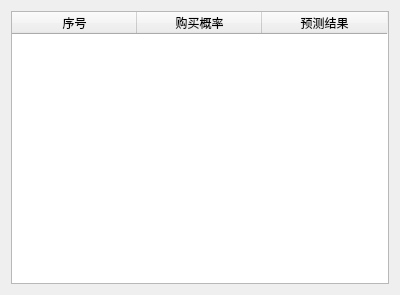
<?xml version="1.0" encoding="UTF-8"?>
<ui version="4.0">
 <class>Form</class>
 <widget class="QWidget" name="Form">
  <property name="geometry">
   <rect>
    <x>0</x>
    <y>0</y>
    <width>400</width>
    <height>295</height>
   </rect>
  </property>
  <property name="windowTitle">
   <string>Form</string>
  </property>
  <layout class="QVBoxLayout" name="verticalLayout">
   <item>
    <widget class="QTableWidget" name="tableWidget">
     <attribute name="horizontalHeaderDefaultSectionSize">
      <number>125</number>
     </attribute>
     <column>
      <property name="text">
       <string>序号</string>
      </property>
     </column>
     <column>
      <property name="text">
       <string>购买概率</string>
      </property>
     </column>
     <column>
      <property name="text">
       <string>预测结果</string>
      </property>
     </column>
    </widget>
   </item>
  </layout>
 </widget>
 <resources/>
 <connections/>
</ui>
